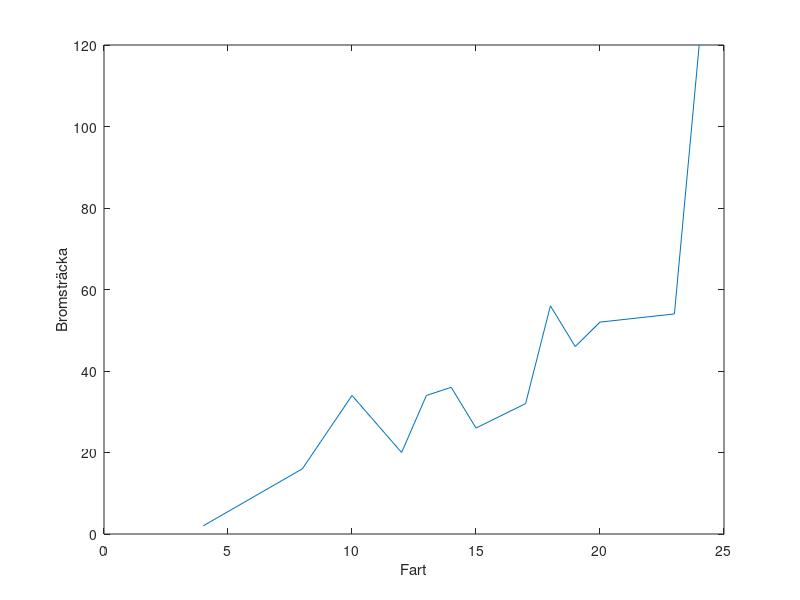
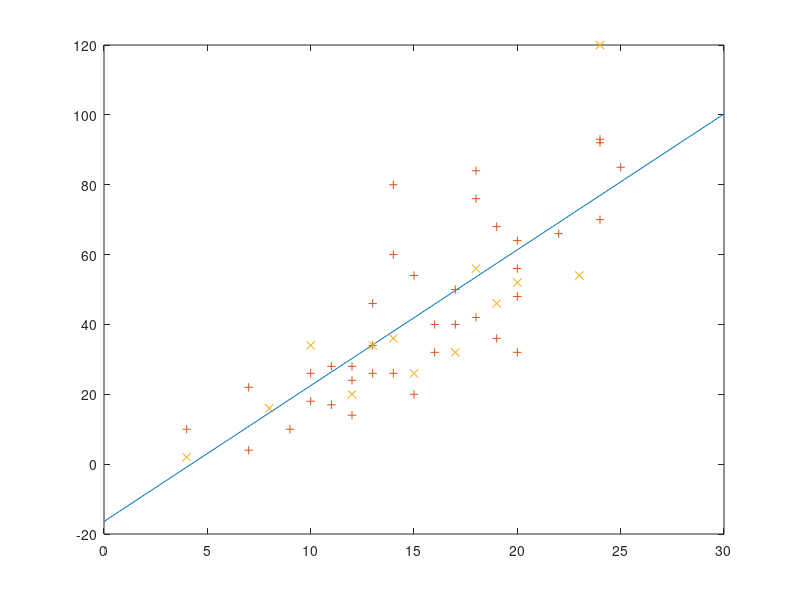

Here is the MATLAB script that generated these plots, in order: (Note: this script raises an error after producing the figures.)
%% Visualiseringar
clear
load BrakingDataSet
figure(1);
plot(X_test,Y_test)
xlabel('Fart')
ylabel('Bromsträcka') 
hold on
figure(2);
plot(X_train,Y_train)
xlabel('Fart')
ylabel('Bromsträcka') 
% är mätningarna rimliga?
%% Linjär Model Regression
%först konstruera tränings data i X och y train
clear
load BrakingDataSet

% X variabeln
X_train = [ones(size(X_train)),X_train];
X_test = [ones(size(X_test)),X_test];

% theta skapning, utlöser en function
theta = X_train\Y_train;

% Väljer specifika theta
theta_1 = theta(1);
theta_2 = theta(2);


% x input
x = linspace(0,30,200);

% y funktionen prediktion
y_pred = theta_1 + theta_2 * x;

% plot 
plot(x,y_pred)
hold on;

% plot för punkter
plot(X_train(:,2),Y_train,'+')
plot(X_test(:,2),Y_test,'x')
hold off;

% Prediktioner med originala linjers egenskaper.
y_train_pred = X_train * theta; 
y_test_pred = X_test * theta; 

% Olika RMSE utlösningar (samma svar)
rmse_train = sqrt(mean((Y_train - y_train_pred).^2))
rmse_test = sqrt(mean((Y_test - y_test_pred).^2))
rmse_train_here = rmse(Y_train,y_train_pred)
rmse_test_here = rmse(Y_test,y_test_pred)

%% Kvadrat Model Regression
%först konstruera tränings data i X och y train
clear
load BrakingDataSet

% X variabeln
X_train = [ones(size(X_train,1),1),X_train,X_train(:,1).^2];
X_test = [ones(size(X_test,1),1), X_test, X_test(:,1).^2];
% theta skapning, utlöser en function
theta = X_train\Y_train;
% Väljer specifika theta
theta_1 = theta(1);
theta_2 = theta(2);
theta_3 = theta(3);

% x input
x = linspace(0,30,200);
% y funktionen
y_pred = theta_1 + theta_2 * x + theta_3*x.^2;

% plot 
plot(x,y_pred)
hold on;

plot(X_train(:,2), Y_train, '+g');
plot(X_test(:,2), Y_test, 'xr');
hold off;

% Prediktioner med originala linjers egenskaper.
y_train_pred = X_train * theta; 
y_test_pred = X_test * theta; 


% Olika RMSE utlösningar (samma svar)
rmse_train = sqrt(mean((Y_train - y_train_pred).^2))
rmse_test = sqrt(mean((Y_test - y_test_pred).^2))
rmse_train_here = rmse(Y_train,y_train_pred)
rmse_test_here = rmse(Y_test,y_test_pred)
%% Kubik Model Regression
%först konstruera tränings data i X och y train
clear
load BrakingDataSet
% X variabeln
%X_train = [ones(size(X_train)),X_train];
%X_test = [ones(size(X_test)),X_test];
X_train = [ones(size(X_train,1),1),X_train,X_train.^2,X_train.^3];
X_test = [ones(size(X_test,1),1), X_test, X_test.^2,X_test.^3];
% theta skapning, utlöser en function
theta = X_train\Y_train;
% Väljer specifika theta
theta_1 = theta(1);
theta_2 = theta(2);
theta_3 = theta(3);
theta_4 = theta(4);

% x input
x = linspace(0,30,200);
% y funktionen
y_pred = theta_1 + theta_2 * x + theta_3*x.^2 + theta_4*x.^3;
% plot 
plot(x,y_pred)
hold on;


plot(X_train(:,2), Y_train, '+g');
plot(X_test(:,2), Y_test, 'xr');
hold off;

y_train_pred = X_train * theta; 
y_test_pred = X_test * theta; 

rmse_train = sqrt(mean((Y_train - y_train_pred).^2))
rmse_test = sqrt(mean((Y_test - y_test_pred).^2))
rmse_train_here = rmse(Y_train,y_train_pred)
%% Model med flera parameter linjär regression
clear
load AIStuff\Part_2\AutoDataSet.mat

X_train = [ones(size(X_train,1),1),X_train,X_train(:,2),X_train(:,3),X_train(:,4),X_train(:,5)];
X_test = [ones(size(X_test,1),1), X_test, X_test(:,2),X_test(:,3),X_test(:,4),X_test(:,5)]
theta = X_train\Y_train;
theta_1 = theta(1);
theta_2 = theta(2);
theta_3 = theta(3);
theta_4 = theta(4);
theta_5 = theta(5);
theta_6 = theta(6);


sample_points = 1:length(Y_train);


y_train_pred = X_train * theta; 
y_test_pred = X_test * theta; 


figure;
plot(sample_points, Y_train, 'b-', 'LineWidth', 1.5, 'DisplayName', 'Actual Fuel Consumption');
hold on;
plot(sample_points, y_train_pred, 'r--', 'LineWidth', 1.5, 'DisplayName', 'Predicted Fuel Consumption');

rmse_train = sqrt(mean((Y_train - y_train_pred).^2))
rmse_test = sqrt(mean((Y_test - y_test_pred).^2))
rmse_train_here = rmse(Y_train,y_train_pred)
%%
clear
load AIStuff\Part_2\usps_nn50_20_10.mat
load AIStuff\Part_2\uspsDigits.mat
x = linspace(-5,5,200);
subplot(2,2,1); 
y1 = sigmo(x);
plot(x,y1);
subplot(2,2,2); 
y2 = tanh(x);
plot(x,y2);
subplot(2,2,3); 
y3 = reLUP(x);
plot(x,y3);
subplot(2,2,4); 
y4 = elUP(x,0.2);
plot(x,y4);



X_train = reshape(trainDigits, 256,7291);
x_trainAns = trainAns;
Y_test = reshape(testDigits, 256, 2007);
y_testAns = testAns;
correct_counts = zeros(1, 10);
total_counts = zeros(1, 10);


for i = 1:size(Y_test, 2) %storleken
    predicted_label = nn_classifier(Y_test(:,i), W1, b1, W2, b2, W3, b3);%prediktionen,använder sig av functionen
    %predicted_label = testunderrum(i,Y_test,B);%prediktionen,använder sig av functionen
    true_label = y_testAns(i);% riktiga svar
    total_counts(true_label + 1) = total_counts(true_label + 1) + 1; %Räkna upp för totala för specifika siffran
    if predicted_label == true_label %checken om den är korrekt
        correct_counts(true_label + 1) = correct_counts(true_label + 1) + 1; %räknaren för totala
    end
end
%display och acc statistik. 
acc = (correct_counts ./ total_counts) * 100;
total_correct = sum(correct_counts);
total_samples = sum(total_counts);
total_accuracy = (total_correct / total_samples) * 100;
for digit = 0:9
    fprintf('Digit %d: Correct %d / %d (%.2f%%)\n', digit, correct_counts(digit + 1), total_counts(digit + 1), acc(digit + 1));
end
fprintf('\nTotal: Correct %d / %d (%.2f%%)\n', total_correct, total_samples, total_accuracy);
% magi.
figure(2);
bar(0:9, acc);
xlabel('Digit');
ylabel('Accuracy (%)');

grid on;
hold off;
%% 100 70 10
clear
load AIStuff\Part_2\usps_nn100_70_10.mat
load AIStuff\Part_2\uspsDigits.mat
x = linspace(-5,5,200)
subplot(2,2,1); 
y1 = sigmo(x);
plot(x,y1);
subplot(2,2,2); 
y2 = tanh(x);
plot(x,y2);
subplot(2,2,3); 
y3 = reLUP(x);
plot(x,y3);
subplot(2,2,4); 
y4 = elUP(x,0.2);
plot(x,y4);



X_train = reshape(trainDigits, 256,7291);
x_trainAns = trainAns;
Y_test = reshape(testDigits, 256, 2007);
y_testAns = testAns;
correct_counts = zeros(1, 10);
total_counts = zeros(1, 10);


for i = 1:size(Y_test, 2) %storleken
    predicted_label = nn_classifier(Y_test(:,i), W1, b1, W2, b2, W3, b3);%prediktionen,använder sig av functionen
    %predicted_label = testunderrum(i,Y_test,B);%prediktionen,använder sig av functionen
    true_label = y_testAns(i);% riktiga svar
    total_counts(true_label + 1) = total_counts(true_label + 1) + 1; %Räkna upp för totala för specifika siffran
    if predicted_label == true_label %checken om den är korrekt
        correct_counts(true_label + 1) = correct_counts(true_label + 1) + 1; %räknaren för totala
    end
end
%display och acc statistik. 
acc = (correct_counts ./ total_counts) * 100;
total_correct = sum(correct_counts);
total_samples = sum(total_counts);
total_accuracy = (total_correct / total_samples) * 100;
for digit = 0:9
    fprintf('Digit %d: Correct %d / %d (%.2f%%)\n', digit, correct_counts(digit + 1), total_counts(digit + 1), acc(digit + 1));
end
fprintf('\nTotal: Correct %d / %d (%.2f%%)\n', total_correct, total_samples, total_accuracy);
% magi.
figure(2);
bar(0:9, acc);
xlabel('Digit');
ylabel('Accuracy (%)');

grid on;
hold off;
%% Frågor
% Graf för model med flera parameter
% Hur räknar man ut mängden parameter utifrån Wn och bn
% Varför 256*10*10 B, är det inte fel?